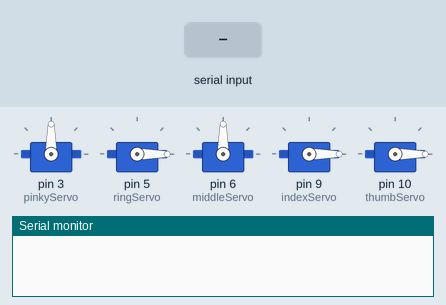
This sketch was run on a simulated Arduino Uno, built with avr-gcc and run on an emulated ATmega328P. Parts: 5 × servo, the last lines printed to the serial monitor. The inputs (shaded band) are chosen by the test bench.

Above: at 1.2 s.
1.3 s: "*open hand" received over Serial
At 1.55 s:
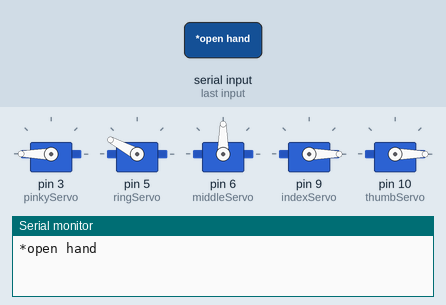
4.3 s: "*Open hand" received over Serial
7.3 s: "*close hand" received over Serial
At 7.64 s:
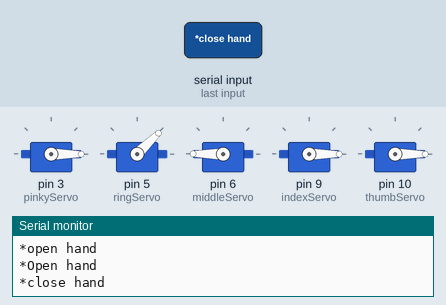
10.3 s: "*Close hand" received over Serial
13.3 s: "*open pinky" received over Serial
At 14.3 s:
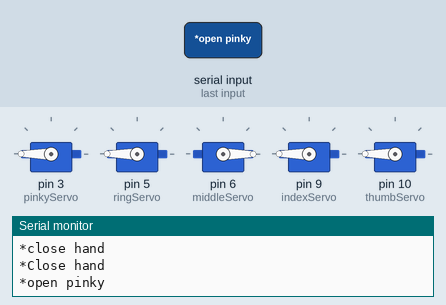
14.9 s: "*open ring" received over Serial
At 16.5 s:
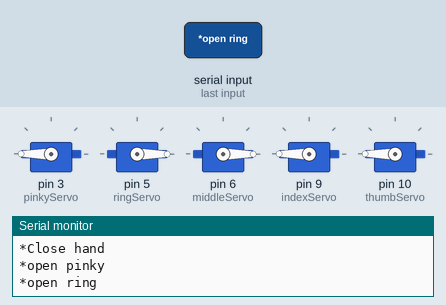
Timing chart, 0 to 18.0 s (numbered marks = the images above; inputs shaded):
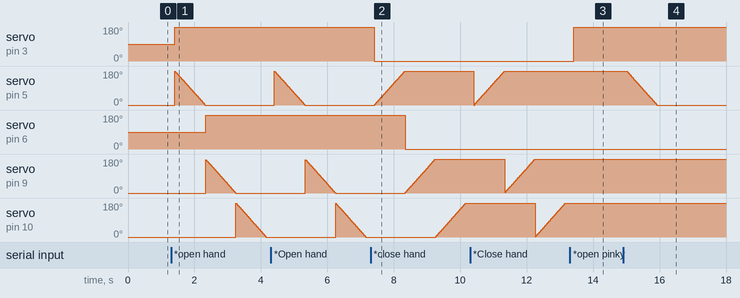

Measured:
- after the input at 1.3 s, servo on pin 3 (pinkyServo): 90° → 180° after 0.10 s; servo on pin 6 (middleServo): 90° → 180° after 1.0 s
- after the input at 7.3 s, servo on pin 3 (pinkyServo): 180° → 0° after 0.11 s; servo on pin 5 (ringServo): moves from 0° to 180° over 0.89 s, starting after 0.13 s
- after the input at 13.3 s, servo on pin 3 (pinkyServo): 0° → 180° after 0.11 s
- after the input at 14.9 s, servo on pin 5 (ringServo): moves from 180° to 0° over 0.91 s, starting after 0.11 s

The sketch:

robotic_hand_v1.ino
```cpp
// Robotic hand code
// Team of the code : Haidy abou gomaa,Rawan Ahmed, Ahmed Samy
#include <Servo.h>
#include <SoftwareSerial.h>

SoftwareSerial mySerial(0,1);
String command;
Servo thumbServo;
Servo indexServo;
Servo middleServo;
Servo ringServo;
Servo pinkyServo;
int servoPos = 0;
int middlePos;
int indexPos;

void setup() {
  mySerial.begin(9600);
  Serial.begin(9600);
 // Serial.setTimeout(10);
  pinkyServo.attach(3);
  ringServo.attach(5);
  middleServo.attach(6);
  indexServo.attach(9);
  thumbServo.attach(10);

  ringServo.write(0);
  indexServo.write(0);
  thumbServo.write(0);

 // OpenPinky();

}

void loop() {
 while(Serial.available()) {
    delay(10);
    char c=Serial.read();
    if(c=='#')
    {break; }
    command += c;
}

if (command.length() > 0) {
  Serial.println(command);
 if(command == "*open hand" || command == "*Open hand"){
    OpenHand();
  }
  else if(command == "*close hand" || command == "*Close hand"){
    CloseHand();
  }
  else if(command == "*open pinky" || command == "*Open pinky" ){
    OpenPinky();
    //Serial.println("True");
  }
  else if(command == "*open ring" ||command == "*Open ring" ){
    OpenRing();
  }
  else if(command == "*open middle" || command == "*Open middle"){
    OpenMiddle();
  }
  else if(command == "*open index" || command == "*Open index"){
    OpenIndex();
  }
  else if(command == "*open some" || command == "*Open some"){
    OpenThumb();
  }
  else if(command == "*close pinky" || command == "*Close pinky" ){
    ClosePinky();
  }
  else if(command == "*close ring" || command == "*Close ring"){
    CloseRing();
  }
  else if(command == "*close middle" || command == "*Close middle"){
    CloseMiddle();
  }
  else if(command == "*close index" || command == "*Close index"){
    CloseIndex();
  }
  else if(command == "*close some" || command == "*Close some"){
    CloseThumb();
  }
  else if(command == "*v" || command == "*V"){
      Peace();
    }
  else if(command == "*do" || command == "*Do"){
      Test();
    }
  command = "";
}
}


void ClosePinky(){
   pinkyServo.write(0);
  }

void OpenPinky(){
      pinkyServo.write(180);
}


void CloseRing(){
  ringServo.write(0);
    for (int i = 0 ; i <= 180; i++){
      ringServo.write(i);
      delay(5);
    }
  }

void OpenRing(){
  ringServo.write(180);
    for (int i = 180 ; i >= 0; i--){
      ringServo.write(i);
      delay(5);
    }
}


void CloseMiddle(){
    middleServo.write(0);
    middlePos = 0;
  }

void OpenMiddle(){
    middleServo.write(180);
    middlePos = 180;

  }


void CloseIndex(){
    for (int i = 0 ; i <= 180; i++){
      indexServo.write(i);
      delay(5);
    }
    indexPos = 180;
  }

void OpenIndex(){
    for (int i = 180 ; i >= 0; i--){
      indexServo.write(i);
      delay(5);
    }
    indexPos = 0;
}


void CloseThumb(){
    for (int i = 0 ; i <= 180; i++){
      thumbServo.write(i);
      delay(5);
    }
  }

void OpenThumb(){
    for (int i = 180 ; i >= 0; i--){
      thumbServo.write(i);
      delay(5);
    }
}

void CloseHand(){

  ClosePinky(),CloseRing(),CloseMiddle(),CloseIndex(),CloseThumb();
}

void OpenHand(){

  OpenPinky(),OpenRing(),OpenMiddle(),OpenIndex(),OpenThumb();
}

void Peace(){

  if(indexPos == 0 && middlePos == 0){
      ClosePinky();
      CloseRing();
      CloseThumb();
    }
   else{
      OpenHand();
       ClosePinky();
      CloseRing();
      CloseThumb();
    }

  }


void Test(){

  ClosePinky();
  delay(10);
  CloseRing();
   delay(10);
   CloseMiddle();
    delay(10);
    CloseIndex();
     delay(10);
     CloseThumb();
      delay(10);
     OpenThumb();
      delay(10);
      OpenIndex();
       delay(10);
       OpenMiddle();
        delay(10);
        OpenRing();
         delay(10);
         OpenPinky();


  }
```
